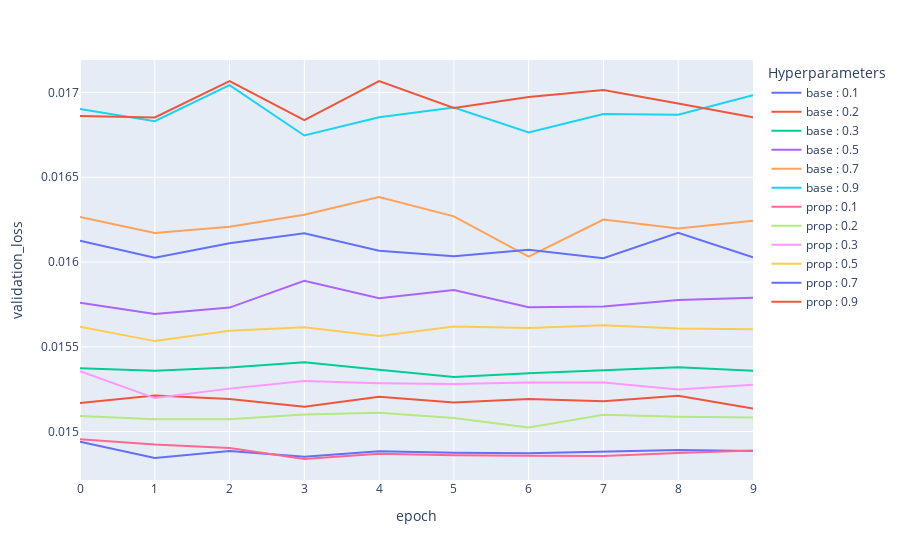

Write notebook code for a chart like this one.
### Code cell
fig = plx.line(df_results, x="epoch", y="validation_loss", color="Hyperparameters")
fig.write_image('Visualization/validation_loss.png')
fig.show()

### Figure 1 — Plotly figure (JSON) as saved in the notebook; plotly's stock layout.template omitted (floating-point values rounded to 4 significant figures)
{"data": [{"hovertemplate": "Hyperparameters=base : 0.1<br>epoch=%{x}<br>validation_loss=%{y}<extra></extra>", "legendgroup": "base : 0.1", "line": {"color": "#636efa", "dash": "solid"}, "marker": {"symbol": "circle"}, "mode": "lines", "name": "base : 0.1", "orientation": "v", "showlegend": true, "type": "scatter", "x": [0, 1, 2, 3, 4, 5, 6, 7, 8, 9], "xaxis": "x", "y": [0.01494, 0.01484, 0.01489, 0.01485, 0.01488, 0.01488, 0.01487, 0.01488, 0.01489, 0.01489], "yaxis": "y"}, {"hovertemplate": "Hyperparameters=base : 0.2<br>epoch=%{x}<br>validation_loss=%{y}<extra></extra>", "legendgroup": "base : 0.2", "line": {"color": "#EF553B", "dash": "solid"}, "marker": {"symbol": "circle"}, "mode": "lines", "name": "base : 0.2", "orientation": "v", "showlegend": true, "type": "scatter", "x": [0, 1, 2, 3, 4, 5, 6, 7, 8, 9], "xaxis": "x", "y": [0.01517, 0.01521, 0.01519, 0.01515, 0.0152, 0.01517, 0.01519, 0.01518, 0.01521, 0.01514], "yaxis": "y"}, {"hovertemplate": "Hyperparameters=base : 0.3<br>epoch=%{x}<br>validation_loss=%{y}<extra></extra>", "legendgroup": "base : 0.3", "line": {"color": "#00cc96", "dash": "solid"}, "marker": {"symbol": "circle"}, "mode": "lines", "name": "base : 0.3", "orientation": "v", "showlegend": true, "type": "scatter", "x": [0, 1, 2, 3, 4, 5, 6, 7, 8, 9], "xaxis": "x", "y": [0.01537, 0.01536, 0.01538, 0.01541, 0.01536, 0.01532, 0.01534, 0.01536, 0.01538, 0.01536], "yaxis": "y"}, {"hovertemplate": "Hyperparameters=base : 0.5<br>epoch=%{x}<br>validation_loss=%{y}<extra></extra>", "legendgroup": "base : 0.5", "line": {"color": "#ab63fa", "dash": "solid"}, "marker": {"symbol": "circle"}, "mode": "lines", "name": "base : 0.5", "orientation": "v", "showlegend": true, "type": "scatter", "x": [0, 1, 2, 3, 4, 5, 6, 7, 8, 9], "xaxis": "x", "y": [0.01576, 0.01569, 0.01573, 0.01589, 0.01579, 0.01583, 0.01573, 0.01574, 0.01578, 0.01579], "yaxis": "y"}, {"hovertemplate": "Hyperparameters=base : 0.7<br>epoch=%{x}<br>validation_loss=%{y}<extra></extra>", "legendgroup": "base : 0.7", "line": {"color": "#FFA15A", "dash": "solid"}, "marker": {"symbol": "circle"}, "mode": "lines", "name": "base : 0.7", "orientation": "v", "showlegend": true, "type": "scatter", "x": [0, 1, 2, 3, 4, 5, 6, 7, 8, 9], "xaxis": "x", "y": [0.01627, 0.01617, 0.01621, 0.01628, 0.01638, 0.01627, 0.01603, 0.01625, 0.0162, 0.01624], "yaxis": "y"}, {"hovertemplate": "Hyperparameters=base : 0.9<br>epoch=%{x}<br>validation_loss=%{y}<extra></extra>", "legendgroup": "base : 0.9", "line": {"color": "#19d3f3", "dash": "solid"}, "marker": {"symbol": "circle"}, "mode": "lines", "name": "base : 0.9", "orientation": "v", "showlegend": true, "type": "scatter", "x": [0, 1, 2, 3, 4, 5, 6, 7, 8, 9], "xaxis": "x", "y": [0.0169, 0.01683, 0.01704, 0.01675, 0.01685, 0.01691, 0.01676, 0.01687, 0.01687, 0.01698], "yaxis": "y"}, {"hovertemplate": "Hyperparameters=prop : 0.1<br>epoch=%{x}<br>validation_loss=%{y}<extra></extra>", "legendgroup": "prop : 0.1", "line": {"color": "#FF6692", "dash": "solid"}, "marker": {"symbol": "circle"}, "mode": "lines", "name": "prop : 0.1", "orientation": "v", "showlegend": true, "type": "scatter", "x": [0, 1, 2, 3, 4, 5, 6, 7, 8, 9], "xaxis": "x", "y": [0.01495, 0.01492, 0.0149, 0.01484, 0.01487, 0.01486, 0.01486, 0.01486, 0.01487, 0.01489], "yaxis": "y"}, {"hovertemplate": "Hyperparameters=prop : 0.2<br>epoch=%{x}<br>validation_loss=%{y}<extra></extra>", "legendgroup": "prop : 0.2", "line": {"color": "#B6E880", "dash": "solid"}, "marker": {"symbol": "circle"}, "mode": "lines", "name": "prop : 0.2", "orientation": "v", "showlegend": true, "type": "scatter", "x": [0, 1, 2, 3, 4, 5, 6, 7, 8, 9], "xaxis": "x", "y": [0.01509, 0.01507, 0.01507, 0.0151, 0.01511, 0.01508, 0.01502, 0.0151, 0.01509, 0.01508], "yaxis": "y"}, {"hovertemplate": "Hyperparameters=prop : 0.3<br>epoch=%{x}<br>validation_loss=%{y}<extra></extra>", "legendgroup": "prop : 0.3", "line": {"color": "#FF97FF", "dash": "solid"}, "marker": {"symbol": "circle"}, "mode": "lines", "name": "prop : 0.3", "orientation": "v", "showlegend": true, "type": "scatter", "x": [0, 1, 2, 3, 4, 5, 6, 7, 8, 9], "xaxis": "x", "y": [0.01536, 0.0152, 0.01525, 0.0153, 0.01528, 0.01528, 0.01529, 0.01529, 0.01525, 0.01528], "yaxis": "y"}, {"hovertemplate": "Hyperparameters=prop : 0.5<br>epoch=%{x}<br>validation_loss=%{y}<extra></extra>", "legendgroup": "prop : 0.5", "line": {"color": "#FECB52", "dash": "solid"}, "marker": {"symbol": "circle"}, "mode": "lines", "name": "prop : 0.5", "orientation": "v", "showlegend": true, "type": "scatter", "x": [0, 1, 2, 3, 4, 5, 6, 7, 8, 9], "xaxis": "x", "y": [0.01562, 0.01553, 0.01559, 0.01561, 0.01556, 0.01562, 0.01561, 0.01563, 0.01561, 0.0156], "yaxis": "y"}, {"hovertemplate": "Hyperparameters=prop : 0.7<br>epoch=%{x}<br>validation_loss=%{y}<extra></extra>", "legendgroup": "prop : 0.7", "line": {"color": "#636efa", "dash": "solid"}, "marker": {"symbol": "circle"}, "mode": "lines", "name": "prop : 0.7", "orientation": "v", "showlegend": true, "type": "scatter", "x": [0, 1, 2, 3, 4, 5, 6, 7, 8, 9], "xaxis": "x", "y": [0.01612, 0.01603, 0.01611, 0.01617, 0.01607, 0.01603, 0.01607, 0.01602, 0.01617, 0.01603], "yaxis": "y"}, {"hovertemplate": "Hyperparameters=prop : 0.9<br>epoch=%{x}<br>validation_loss=%{y}<extra></extra>", "legendgroup": "prop : 0.9", "line": {"color": "#EF553B", "dash": "solid"}, "marker": {"symbol": "circle"}, "mode": "lines", "name": "prop : 0.9", "orientation": "v", "showlegend": true, "type": "scatter", "x": [0, 1, 2, 3, 4, 5, 6, 7, 8, 9], "xaxis": "x", "y": [0.01686, 0.01685, 0.01707, 0.01684, 0.01707, 0.01691, 0.01697, 0.01701, 0.01694, 0.01685], "yaxis": "y"}], "layout": {"legend": {"title": {"text": "Hyperparameters"}, "tracegroupgap": 0}, "margin": {"t": 60}, "xaxis": {"anchor": "y", "domain": [0, 1], "title": {"text": "epoch"}}, "yaxis": {"anchor": "x", "domain": [0, 1], "title": {"text": "validation_loss"}}}}
